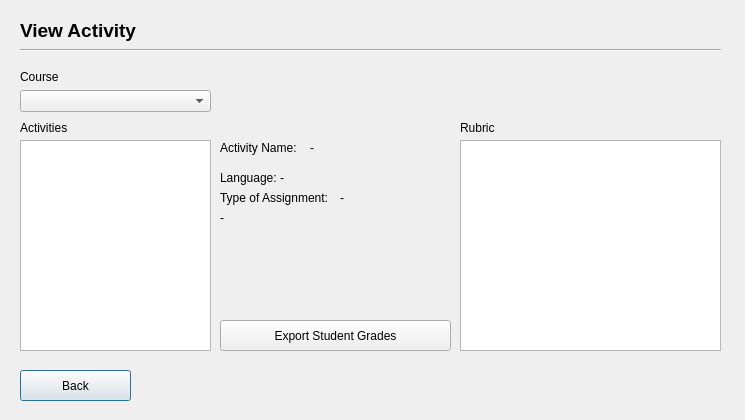
<?xml version="1.0" encoding="UTF-8"?>
<ui version="4.0">
 <class>viewact</class>
 <widget class="QDialog" name="viewact">
  <property name="geometry">
   <rect>
    <x>0</x>
    <y>0</y>
    <width>745</width>
    <height>420</height>
   </rect>
  </property>
  <property name="windowTitle">
   <string>Dialog</string>
  </property>
  <widget class="QLabel" name="label_group">
   <property name="geometry">
    <rect>
     <x>220</x>
     <y>210</y>
     <width>141</width>
     <height>16</height>
    </rect>
   </property>
   <property name="text">
    <string>-</string>
   </property>
  </widget>
  <widget class="QTableView" name="tableView">
   <property name="geometry">
    <rect>
     <x>20</x>
     <y>140</y>
     <width>191</width>
     <height>211</height>
    </rect>
   </property>
   <property name="showGrid">
    <bool>true</bool>
   </property>
  </widget>
  <widget class="Line" name="line">
   <property name="geometry">
    <rect>
     <x>20</x>
     <y>40</y>
     <width>701</width>
     <height>20</height>
    </rect>
   </property>
   <property name="orientation">
    <enum>Qt::Horizontal</enum>
   </property>
  </widget>
  <widget class="QTableView" name="tableView_2">
   <property name="geometry">
    <rect>
     <x>460</x>
     <y>140</y>
     <width>261</width>
     <height>211</height>
    </rect>
   </property>
  </widget>
  <widget class="QLabel" name="label_language">
   <property name="geometry">
    <rect>
     <x>280</x>
     <y>170</y>
     <width>111</width>
     <height>16</height>
    </rect>
   </property>
   <property name="text">
    <string>-</string>
   </property>
  </widget>
  <widget class="QLabel" name="label_3">
   <property name="geometry">
    <rect>
     <x>220</x>
     <y>140</y>
     <width>91</width>
     <height>16</height>
    </rect>
   </property>
   <property name="text">
    <string>Activity Name:</string>
   </property>
  </widget>
  <widget class="QLabel" name="label_2">
   <property name="geometry">
    <rect>
     <x>20</x>
     <y>70</y>
     <width>46</width>
     <height>13</height>
    </rect>
   </property>
   <property name="text">
    <string>Course</string>
   </property>
  </widget>
  <widget class="QLabel" name="label">
   <property name="geometry">
    <rect>
     <x>20</x>
     <y>120</y>
     <width>131</width>
     <height>16</height>
    </rect>
   </property>
   <property name="text">
    <string>Activities</string>
   </property>
  </widget>
  <widget class="QLabel" name="label_7">
   <property name="geometry">
    <rect>
     <x>220</x>
     <y>190</y>
     <width>121</width>
     <height>16</height>
    </rect>
   </property>
   <property name="text">
    <string>Type of Assignment:</string>
   </property>
  </widget>
  <widget class="QPushButton" name="pushButton_Back">
   <property name="geometry">
    <rect>
     <x>20</x>
     <y>370</y>
     <width>111</width>
     <height>31</height>
    </rect>
   </property>
   <property name="text">
    <string>Back</string>
   </property>
  </widget>
  <widget class="QLabel" name="label_title">
   <property name="geometry">
    <rect>
     <x>20</x>
     <y>10</y>
     <width>201</width>
     <height>41</height>
    </rect>
   </property>
   <property name="text">
    <string>&lt;html&gt;&lt;head/&gt;&lt;body&gt;&lt;p&gt;&lt;span style=&quot; font-size:14pt; font-weight:600;&quot;&gt;View Activity&lt;/span&gt;&lt;/p&gt;&lt;/body&gt;&lt;/html&gt;</string>
   </property>
  </widget>
  <widget class="QComboBox" name="comboBox">
   <property name="geometry">
    <rect>
     <x>20</x>
     <y>90</y>
     <width>191</width>
     <height>22</height>
    </rect>
   </property>
  </widget>
  <widget class="QLabel" name="label_4">
   <property name="geometry">
    <rect>
     <x>460</x>
     <y>120</y>
     <width>53</width>
     <height>16</height>
    </rect>
   </property>
   <property name="text">
    <string>Rubric</string>
   </property>
  </widget>
  <widget class="QLabel" name="label_type">
   <property name="geometry">
    <rect>
     <x>340</x>
     <y>190</y>
     <width>111</width>
     <height>16</height>
    </rect>
   </property>
   <property name="text">
    <string>-</string>
   </property>
  </widget>
  <widget class="QLabel" name="label_activityname">
   <property name="geometry">
    <rect>
     <x>310</x>
     <y>140</y>
     <width>161</width>
     <height>16</height>
    </rect>
   </property>
   <property name="text">
    <string>-</string>
   </property>
  </widget>
  <widget class="QPushButton" name="pushButton_export">
   <property name="geometry">
    <rect>
     <x>220</x>
     <y>320</y>
     <width>231</width>
     <height>31</height>
    </rect>
   </property>
   <property name="text">
    <string>Export Student Grades</string>
   </property>
  </widget>
  <widget class="QLabel" name="label_6">
   <property name="geometry">
    <rect>
     <x>220</x>
     <y>170</y>
     <width>81</width>
     <height>16</height>
    </rect>
   </property>
   <property name="text">
    <string>Language:</string>
   </property>
  </widget>
 </widget>
 <resources/>
 <connections/>
</ui>
